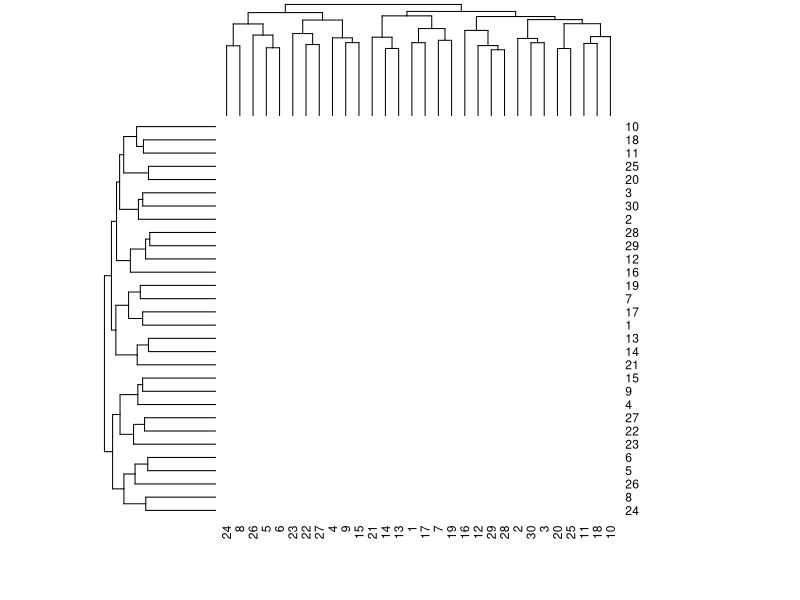

Reproduce this figure in R.
NCol=30
NRow=100
# Generate the random dataset
dataset <- matrix(runif(NCol*NRow,min = 1,max=200),ncol = NCol)
head(dataset)

# Replace values between 10 and 60 with NA
dataset[dataset >= 10 & dataset <= 60] <- NA
dataset

# Count rows with missing values
missing_rows <- sum(rowSums(is.na(dataset)) > 0)

# Print the count of rows with missing values
print(missing_rows)

# Replace NA values with column means
dataset[is.na(dataset)] <- colMeans(dataset, na.rm = TRUE)[col(dataset)][is.na(dataset)]
dataset

# Calculate Pearson correlation matrix
cor_matrix <- cor(dataset, use = "pairwise.complete.obs")

# Plot the correlation heat map
heatmap(cor_matrix, col = colorRampPalette(c("blue", "white", "red")))

# Select columns with correlation <= 0.7
selected_columns <- colnames(cor_matrix)[which(cor_matrix <= 0.7, arr.ind = TRUE, useNames = TRUE)]

# Print the selected columns
print(selected_columns)


# Calculate the minimum and maximum values of the dataset
min_value <- min(dataset, na.rm = TRUE)
max_value <- max(dataset, na.rm = TRUE)

# Normalize the dataset between 0 and 10
normalized_dataset <- 10 * (dataset - min_value) / (max_value - min_value)

# Print the normalized dataset
print(normalized_dataset)

# Replace values in the dataset with 1 or 0 based on the condition
dataset <- ifelse(dataset <= 0.5, 1, 0)

# Print the updated dataset
print(dataset)


